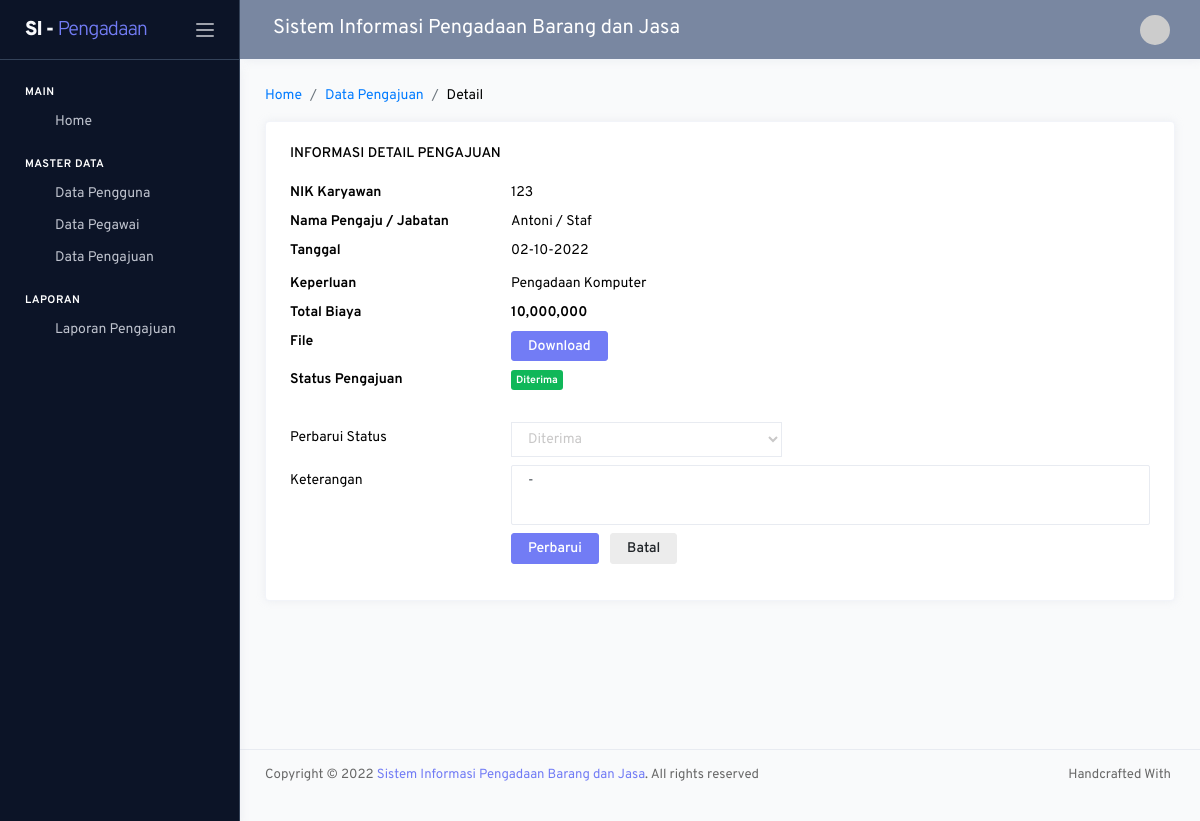
The app's page /admin/index.php?hal=pengajuan/detail&id=1 (signed in) with its own data.
### tables this page shows
CREATE TABLE `tb_pengajuan` (
  `idpengajuan` int(11) NOT NULL AUTO_INCREMENT,
  `tujuan` varchar(700) DEFAULT NULL,
  `tanggal` date DEFAULT NULL,
  `totalbiaya` int(11) DEFAULT NULL,
  `statuspengajuan` varchar(100) DEFAULT NULL,
  `statusorder` varchar(100) DEFAULT 'Persiapan Order',
  `komentar` text,
  `idpegawai` int(11) DEFAULT NULL,
  `datafile` varchar(100) DEFAULT NULL,
  `is_pengajuan` varchar(1) DEFAULT NULL,
  `is_order` varchar(1) DEFAULT NULL,
  PRIMARY KEY (`idpengajuan`)
);

CREATE TABLE `tb_pegawai` (
  `idpegawai` int(11) NOT NULL AUTO_INCREMENT,
  `nik` varchar(20) DEFAULT NULL,
  `nama` varchar(100) DEFAULT NULL,
  `password` varchar(50) DEFAULT NULL,
  `email` varchar(100) DEFAULT NULL,
  `jabatan` varchar(100) DEFAULT NULL,
  `alamat` varchar(900) DEFAULT NULL,
  PRIMARY KEY (`idpegawai`),
  UNIQUE KEY `nik` (`nik`),
  UNIQUE KEY `email` (`email`)
);

### setting/crud.php (called while the page is built, shortened)
<?php
function _dataGetId($conn, $table, $kondisi)
{
  $row = $conn->query("Select * from $table where $kondisi")->fetch_assoc();
  return $row;
}

### admin/modul/pengajuan/detail.php (the view, shortened to what this page needs)
<?php
if (isset($_GET['id']))
    extract(_dataGetId($mysqli, "tb_pengajuan join tb_pegawai using(idpegawai)", "idpengajuan='" . $_GET['id'] . "'"));
?>
<nav class="page-breadcrumb">
    <ol class="breadcrumb">
        <li class="breadcrumb-item"><a href="/home">Home</a></li>
        <li class="breadcrumb-item"><a href="{{batal}}">Data Pengajuan</a></li>
        <li class="breadcrumb-item" aria-current="page">Detail</li>
    </ol>
</nav>
<div class="row">
    <div class="col-md-12 grid-margin stretch-card">
        <div class="card">
            <div class="card-body">
                <h6 class="card-title">Informasi Detail Pengajuan</h6>
                <form class="forms-sample" action="?hal=pengajuan/proses" method="POST">
                    <dl class="row">
                        <dt class="col-sm-3">NIK Karyawan</dt>
                        <dd class="col-sm-9"><?= $nik ?></dd>
                        <dt class="col-sm-3">Nama Pengaju / Jabatan</dt>
                        <dd class="col-sm-9"><?= $nama . " / " . $jabatan ?></dd>
                        <dt class="col-sm-3">Tanggal</dt>
                        <dd class="col-sm-9"><?= tgl_indo($tanggal) ?></dd>
                        <dt class="col-sm-3">Keperluan</dt>
                        <dd class="col-sm-9"><?= $tujuan ?></dd>
                        <dt class="col-sm-3">Total Biaya</dt>
                        <dd class="col-sm-9"><b><?= number_format($totalbiaya, 0) ?></b></dd>
                        <dt class="col-sm-3">File</dt>
                        <dd class="col-sm-9"><a class="btn btn-primary" href="../user/dokumen/<?= $datafile ?>" target="_blank">Download</a></dd>
                        <dt class="col-sm-3">Status Pengajuan</dt>
                        <dd class="col-sm-9"><?= label_status_pengajuan($statuspengajuan) ?></dd>
                        <label for="input" class="col-sm-3 col-form-label mt-4">Perbarui Status</label>
                        <div class="col-sm-4 mt-4">
                            <select class="form-control" name="status" required="">
                                <option value="Diterima" <?= isselect(@$statuspengajuan, "Diterima") ?>>Diterima</option>
                            </select>
                        </div>
                        <dt class="col-sm-5"></dt>
                        <label for="input" class="col-sm-3 col-form-label mt-2">Keterangan</label>
                        <div class="col-sm-9 mt-2">
                            <textarea class="form-control" name="komentar" placeholder="Inputkan Komentar" rows="3" required><?= @$komentar ?></textarea>
                        </div>
                    </dl>
                    <div class="form-group row ">
                        <div class="col-sm-9 offset-3">
                            <button type="submit" class="btn btn-primary mr-2" name="ubah">Perbarui</button>
                            <a class="btn btn-light" href="?hal=pengajuan/data">Batal</a>
                        </div>
                    </div>
                </form>
            </div>
        </div>
    </div>
</div>

### admin/_partials/_css.php (style rules this page uses)
.form-group { margin-top: -20px!important; }

### admin/modul/pengajuan/detail.php (style rules this page uses)
.form-group { margin-top: -20px !important; }

### records on screen
tb_pengajuan: idpegawai.nik "123", idpegawai.nama "Antoni", idpegawai.jabatan "Staf", tanggal "02-10-2022", tujuan "Pengadaan Komputer", totalbiaya "10,000,000", status "Diterima", komentar "-"

### other values on screen
nav "SI - Pengadaan"
judul "Sistem Informasi Pengadaan Barang dan Jasa"
